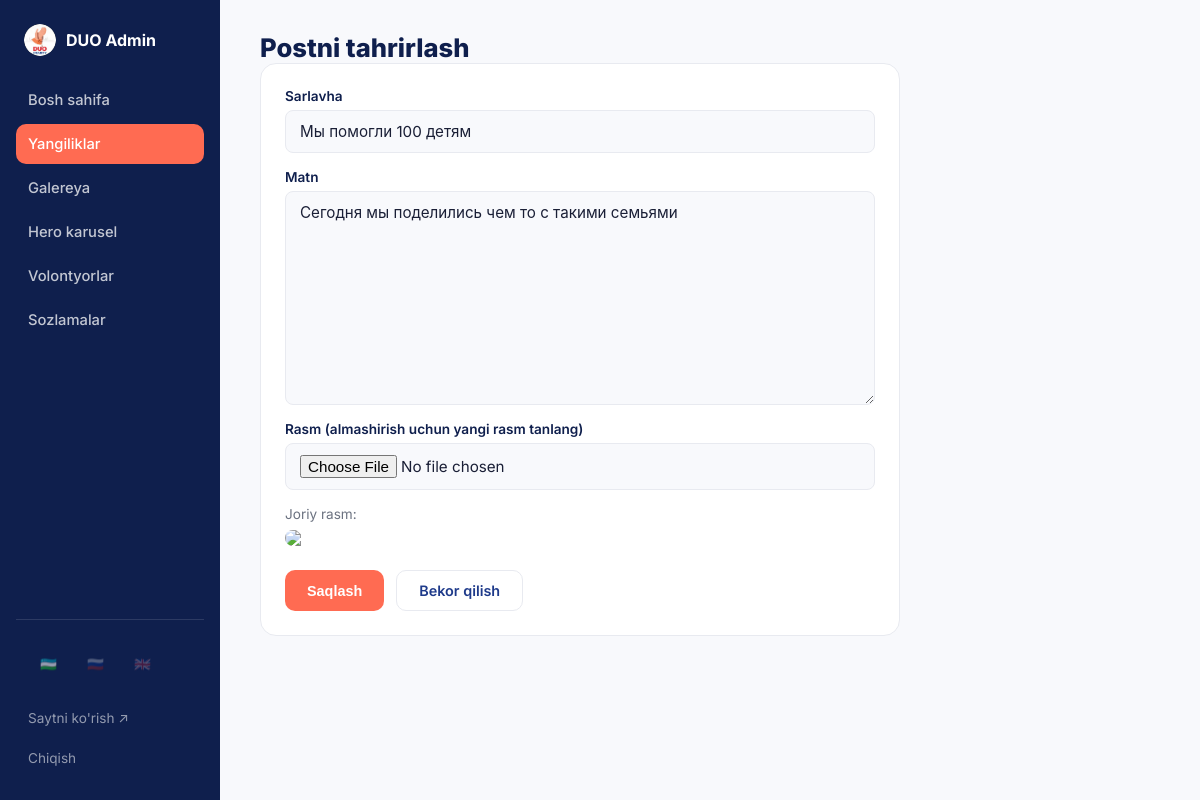
Page /admin/posts/1/edit (signed in) on the committed database.
### models.py (models this page shows, shortened)
class Post(db.Model):
    id = db.Column(db.Integer, primary_key=True)
    title = db.Column(db.String(200), nullable=False)
    content = db.Column(db.Text, nullable=False)
    image_filename = db.Column(db.String(255), nullable=True)
    created_at = db.Column(db.DateTime, default=datetime.utcnow)

### app.py (the view, shortened to what this page needs)
@app.route("/admin/posts/<int:post_id>/edit", methods=["GET", "POST"])
@login_required
def admin_post_edit(post_id):
    post = Post.query.get_or_404(post_id)
    return render_template("admin/post_form.html", post=post)

### app.py (called while the page is built)
def login_required(view_func):
    @wraps(view_func)
    def wrapped(*args, **kwargs):
        if not session.get("admin_id"):
            flash("Iltimos, tizimga kiring.", "error")
            return redirect(url_for("admin_login"))
        return view_func(*args, **kwargs)
    return wrapped

def get_current_language():
    return request.cookies.get("lang", DEFAULT_LANGUAGE)

@app.context_processor
def inject_translator():
    lang = get_current_language()
    return {
        "t": get_translator(lang),
        "current_lang": lang,
        "languages": LANGUAGES,
    }

### translations.py (called while the page is built)
def get_translator(lang_code):
    lang_code = lang_code if lang_code in TRANSLATIONS else DEFAULT_LANGUAGE
    table = TRANSLATIONS[lang_code]
    fallback = TRANSLATIONS[DEFAULT_LANGUAGE]
    def t(key):
        return table.get(key, fallback.get(key, key))
    return t

### templates/admin/post_form.html (shortened to what this page needs)
{% extends "admin/base.html" %}
{% block content %}
    <h1 class="page-title">{{ t('adm_edit_post') if post else t('adm_new_post') }}</h1>
    <form method="post" enctype="multipart/form-data" class="admin-form">
        <label>
            {{ t('adm_col_title') }}
            <input type="text" name="title" value="{{ post.title if post else '' }}" required>
        </label>
        <label>
            {{ t('adm_content') }}
            <textarea name="content" rows="10" required>{{ post.content if post else '' }}</textarea>
        </label>
        <label>
            {{ t('adm_image') }} {{ '(' + t('adm_replace_image') + ')' if post else '' }}
            <input type="file" name="image" accept=".png,.jpg,.jpeg,.webp">
        </label>
        {% if post and post.image_filename %}
        <div class="current-image-preview">
            <span>{{ t('adm_current_image') }}</span>
            <img src="{{ url_for('uploaded_file', filename=post.image_filename) }}">
        </div>
        {% endif %}
        <div class="form-actions">
            <button type="submit" class="btn btn-primary">{{ t('adm_save') if post else t('adm_add') }}</button>
            <a href="{{ url_for('admin_posts') }}" class="btn btn-outline">{{ t('adm_cancel') }}</a>
        </div>
    </form>
{% endblock %}

### static/css/admin.css (style rules this page uses)
:root { --navy: #1e3a8a; --navy-dark: #0f1f4d; --coral: #ff6b52; --coral-dark: #e8472e; --bg: #ffffff; --bg-soft: #f8f9fc; --text: #1a1f36; --text-muted: #6b7280; --border: #e8eaf0; --radius: 16px; }
* { margin: 0; padding: 0; box-sizing: border-box; }
.admin-body { font-family: 'Inter', -apple-system, BlinkMacSystemFont, sans-serif; background: var(--bg-soft); color: var(--text); }
a { text-decoration: none; color: inherit; }
.page-title { font-size: 1.6rem; font-weight: 800; color: var(--navy-dark); }
.btn { display: inline-block; padding: 11px 22px; border-radius: 10px; font-weight: 600; font-size: 0.9rem; cursor: pointer; border: none; }
.btn-primary { background: var(--coral); color: #fff; }
.btn-outline { background: transparent; color: var(--navy); border: 1.5px solid var(--border); }
.admin-form { background: #fff; border: 1px solid var(--border); border-radius: var(--radius); padding: 24px; display: flex; flex-direction: column; gap: 16px; max-width: 640px; }
.admin-form label { display: flex; flex-direction: column; gap: 6px; font-size: 0.85rem; font-weight: 600; color: var(--navy-dark); }
.admin-form input, .admin-form textarea, .admin-form select { font-family: inherit; font-size: 0.95rem; font-weight: 400; padding: 11px 14px; border: 1.5px solid var(--border); border-radius: 8px; background: var(--bg-soft); color: var(--text); }
.form-actions { display: flex; gap: 12px; margin-top: 8px; }
.current-image-preview { display: flex; flex-direction: column; gap: 8px; font-size: 0.85rem; color: var(--text-muted); }
.current-image-preview img { width: 160px; border-radius: 8px; }

### rows in the picture
Post: title "Мы помогли 100 детям", content "Сегодня мы поделились чем то с такими семьями"

### other values in the picture
{{ t('adm_dashboard') }} "Bosh sahifa"
{{ t('adm_news') }} "Yangiliklar"
{{ t('adm_gallery') }} "Galereya"
{{ t('adm_hero') }} "Hero karusel"
{{ t('adm_volunteers') }} "Volontyorlar"
{{ t('adm_settings') }} "Sozlamalar"
{{ lang.flag }} "🇺🇿" "🇷🇺" "🇬🇧"
{{ t('adm_view_site') }} "Saytni ko'rish"
{{ t('adm_logout') }} "Chiqish"
{{ t('adm_edit_post') if post else t('adm_new_post') }} "Postni tahrirlash"
{{ t('adm_col_title') }} "Sarlavha"
{{ t('adm_content') }} "Matn"
{{ t('adm_image') }} "Rasm"
{{ '(' + t('adm_replace_image') + ')' if post else '' }} "(almashirish uchun yangi rasm tanlang)"
{{ t('adm_current_image') }} "Joriy rasm:"
